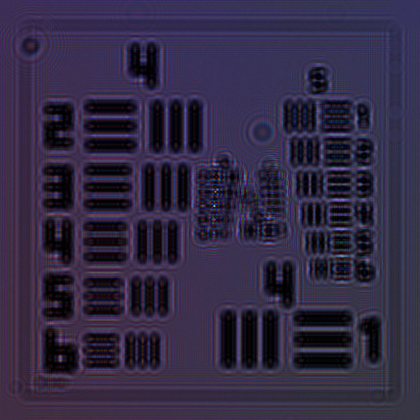
%> input picture 1CS/Lap1951e80/Holo.bmp, 420 x 420 px, shrunk from 680 x 680 before the run
$ octave Lap.m   (GNU Octave 9; MATLAB toolbox functions it lacks are replaced by stand-ins)
%> lines starting %> are read from the running program, lines starting %| are printed output that depends on the picture
### 1CS/Functions/LAP.m
function [out]=LAP(in)%?????hologram???512?512double?????
[Nx Ny]=size(in);
k=0;
for ii=2:(Nx-1)
    for jj=2:(Ny-1)
        k=k+(in(ii+1,jj)+in(ii-1,jj)+in(ii,jj+1)+in(ii,jj-1)-4*in(ii,jj))^2;
    end
end
out=k;

### 1CS/Lap.m
close all;
clear all;
clc;
addpath('./Functions');

o = imread('./LAP1951e80/Holo.bmp');
%> o is the input picture: size 420x420x3 uint8; mean R, G, B 50.1, 41.7, 68.3
o = rgb2gray(o);
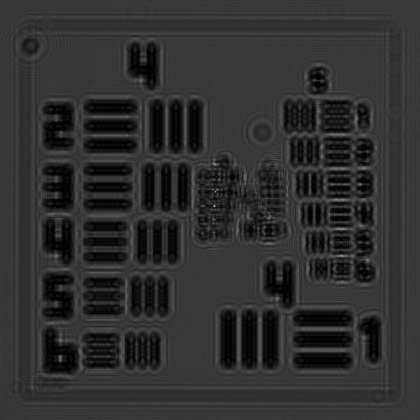
%> o: size 420x420 uint8; min 0, max 168, mean 47.2
o = im2double(o);
%> o: size 420x420 double
lap1=LAP(o);
%> after the loop in LAP, `for ii=2:(Nx-1)`: k = 319.8
%> lap1 = 319.8

a=[7.367724875065919e+02 2.722033279509556e+03 2.147610026910336e+03 3.510091503272092e+03 1.178414935791610e+04 1.224378820450961e+04]
%> (the run ends here)
